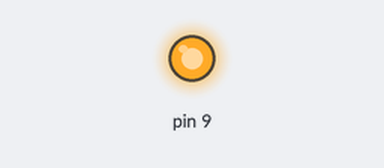
The sketch below on a simulated Arduino Uno, built with avr-gcc and run on an emulated ATmega328P. On the bench: output pins drawn as LEDs (lit = HIGH).

Above: at 0.1 s.
Timing chart, 0 to 1.6 s (numbered marks = the images above):
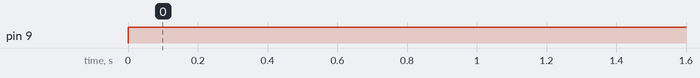

Measured:
- by itself, pin 9: LOW → HIGH at 0.00 s

The sketch:

dfg.ino
```cpp
void setup() {
  // put your setup code here, to run once:
pinMode(9,1);
}

void loop() {
  // put your main code here, to run repeatedly:
digitalWrite(9,1);
}
```
